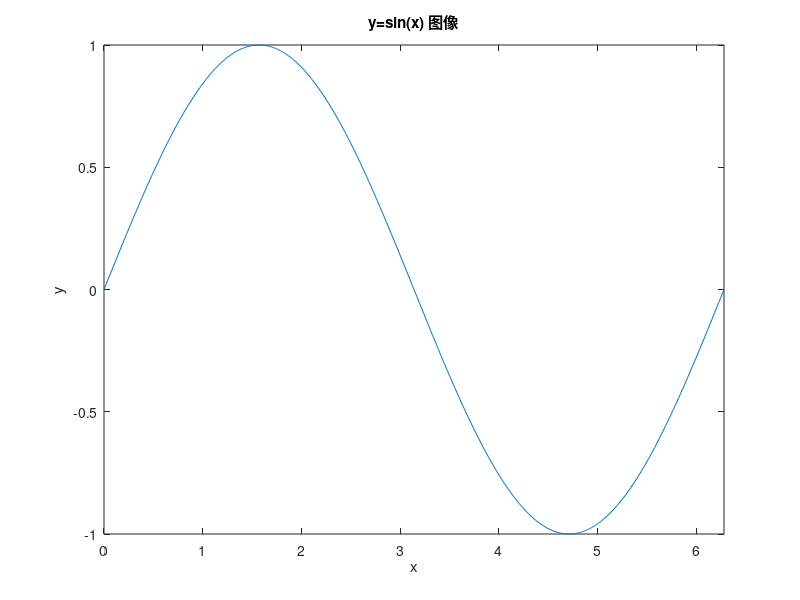
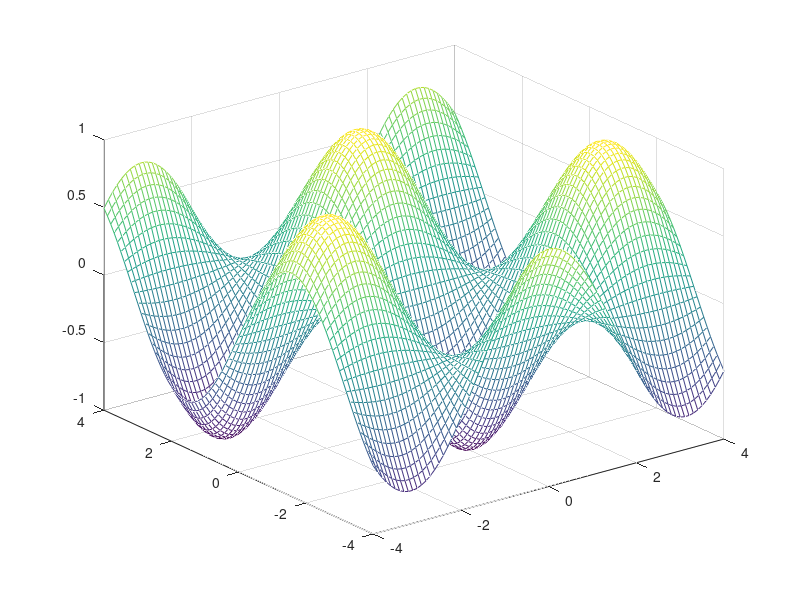

Write MATLAB code to recreate these figures, in order. (Note: this script raises an error after producing the figures.)
%% MATLAB 学习笔记

%% 命令
%%
%'clc' 清空命令行窗口
%'clear' 清除所有变量
%'edit' 新建编辑器脚本
% [选中脚本内容]+F9 执行所选内容
% <Ctrl>+C 中断当前运算
% <Ctrl>+R/T 快速注释/取消注释

% 'ver' 查看版本信息


%% 数据结构
%%
%矩阵
E = zeros(10,5,3)
E(:,:,1) = rand(10,5) 

%元胞数组
A = cell(1,6)
A{2} = eye(3)   %单位矩阵
A{5} = magic(5) %幻方矩阵

%结构体
books = struct('name', {{'Java', 'Python'}}, 'price', [24, 16, 32])
books.name
books.name(1)
books.name{1}
books.price(3)

%矩阵运算
A = [1 2 3 4; 5 6 7 8]  %不同行用分号'；'隔开，同一行中不同矩阵元用空格' '或逗号','隔开
a = A(2,3)  %第2行第3个元素
al = A(2,:) %第2行所有元素
A1 = A(2:7) %逐列读取，从第2个元素到第7个元素，输出为一行
A2 = A(:)   %逐列读取，所有元素，输出为一列
A3 = A'     %转置

B = 1:2:9               %从1到9，步长为2，逐个取值赋给矩阵元
B1 = repmat(B, 3, 2)    %将矩阵B竖向扩展到3倍，横向扩展到2倍

C = [1, 2; 3, 4]
C1 = inv(C)     %逆矩阵
C2 = C * C1     %矩阵相乘

D = zeros(2,4)
D1 = ones(2,4)

E1 = [1 3 5; 7 9 11]
E2 = [0 2 4; 6 8 10]
E3 = E1 * E2'
E4 = E1' * E2
E5 = E1 .* E2   %'.*'表示同位矩阵元相乘

F = rand(5, 8)      %生成5行8列的矩阵，矩阵元均为[0~1]的伪随机数
F1 = rand(5, 8, 'double')   %同上，指定矩阵元为double数据类型
F2 = randn(5, 8)    %生成矩阵元为标准正态分布的伪随机数5x8矩阵
f = randi([2, 64])    %生成[2~64]的伪随机数
F3 = randi([2, 64], 5, 8)   %生成矩阵元为[2~64]的伪随机数5x8矩阵
f1 = find(F3 > 20)      %给出F3中所有大于20的矩阵元的索引（逐列读取）
[m, n] = find(F3 > 20)  %同上，但分成行索引和列索引分别输出


%% 程序结构
%%
%遍历循环(for)
s = 0;
for i = 1:5
    s = s+i^2;
end
s

%条件循环(while)
s = 0;
n = 0;
while s <= 100
    s = (s+1)*2;
    n = n+1;
end
s, n

%条件判断(if...else...)
a = 3;
b = 1;
if a > b
    boo = 'true';
else
    boo = 'false';
end
boo

%条件分支(switch...case...)
a = 2;
str = '无';
switch a
    case 1
        str = '一';
    case 2
        str = '二';
    case 3
        str = '三';
end
str


%% 绘图
%%
% 二维绘图
% Example 1
x = 0 : 0.01 : 2*pi;    %横轴x取值范围[0~2pi]，间隔0.01
y = sin(x);             %纵轴y对于横轴x的函数，正弦函数sin(x)
figure      %建立幕布
plot(x, y)  %绘制图像
title('y=sin(x) 图像')
xlabel('x')
ylabel('y')
xlim([0, 2*pi]) %划定横轴x的显示范围，[0~2pi]

% Example 2
x = 0 : 0.01 : 20;
y1 = 200*exp(-0.05*x) .* sin(x);
y2 = 0.8*exp(-0.5*x) .* sin(10*x);
figure
[AX,H1,H2] = plotyy(x,y1,x,y2,'plot');  %AX：轴组，H1：图线1，H2：图线2
title('Multiply Decay Rates')
xlabel('Time(\musec)')                              %设置横轴名字
set(get(AX(1), 'Ylabel'), 'String', 'Slow Decay')   %设置纵轴名字
set(get(AX(2), 'Ylabel'), 'String', 'Fast Decay')
set(H1, 'LineStyle','--')   %设置图线线型
set(H2, 'LineStyle',':')

% 颜色：红r，绿g，蓝b，黄y，粉m，青c，白w，黑k.
% 线型：实线'-'，虚线'--'，点线'：'，点横线'-.'.
% 点型：点·，十字+；圆圈o，星号*，叉号x，正方形s，菱形d，上三角^，下三角v，左三角<，右三角>，五角星p，六角星h.


% 三维绘图
% 曲线（参数方程）
t = 0 : pi/50 : 10*pi;      %自变量轴t取值范围[0~10pi]，间隔pi/50
plot3(sin(t), cos(t), t)    %绘图，前两轴x,y的值是第三轴z的变量t的函数，分别为sin和cos函数
xlabel('sin(t)')
ylabel('cos(t)')
zlabel('t')
axis square     %正方轴（三轴等长显示）。改为'equal'-等长刻度，'tight'-紧凑，'auto'-默认（矩形），'on/off'-开启和关闭轴显示
box off         %关闭上和右边框
grid on         %添加网格


% 曲面（多元函数）
% Eample 1
[x, y, z] = peaks(30);
mesh(x, y, z)   %绘图，无阴影。可改为'surf(x, y, z)'函数以使用阴影风格

% Eample 2
[x, y] = meshgrid(-4 : 0.1 : 4, -4 : 0.1 : 4);
z = cos(x) .* sin(y);
mesh(x, y, z);


%% 文件控制
%% （需先将左侧'当前文件夹目录'定位到文件所在文件夹）

% 写出数据到文件
dataW = rand(6,2);
fileW = fopen('test.txt', 'w');     % 打开文件；'r'-只读， 'w'-只写， 'a'-追加
fprintf(fileW, '%f %f\n', dataW);   % 写入数据
fclose(fileW);                      % 关闭文件

% 从文件读入数据
fileR = fopen('test.txt','r');
dataR = fscanf(fileR, '%d%f', [4,inf]);  % 扫描file内容并读入4行inf（无穷）列的矩阵，每个数据先后以整数'%d'和小数'%f'形式逐列读入矩阵，然后赋值给data
fclose(fileR);


% 直接打印文件
type test.txt



%% END











